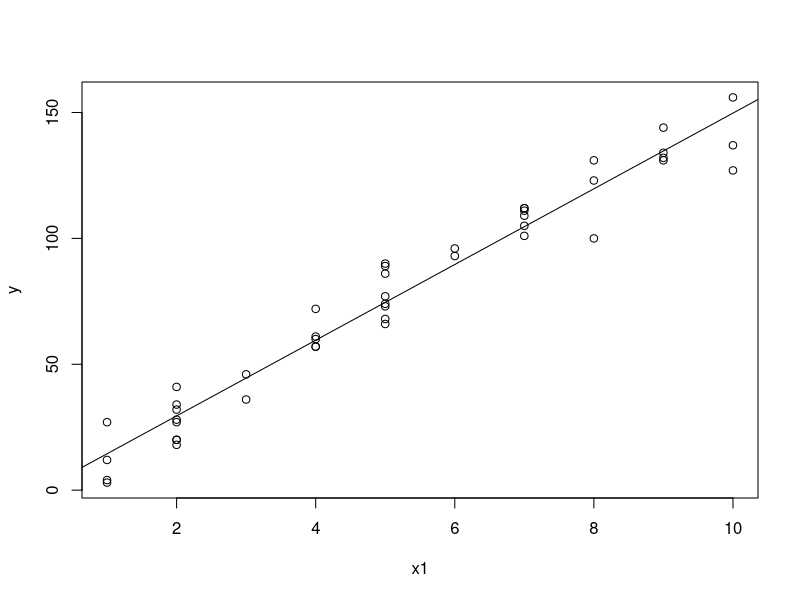
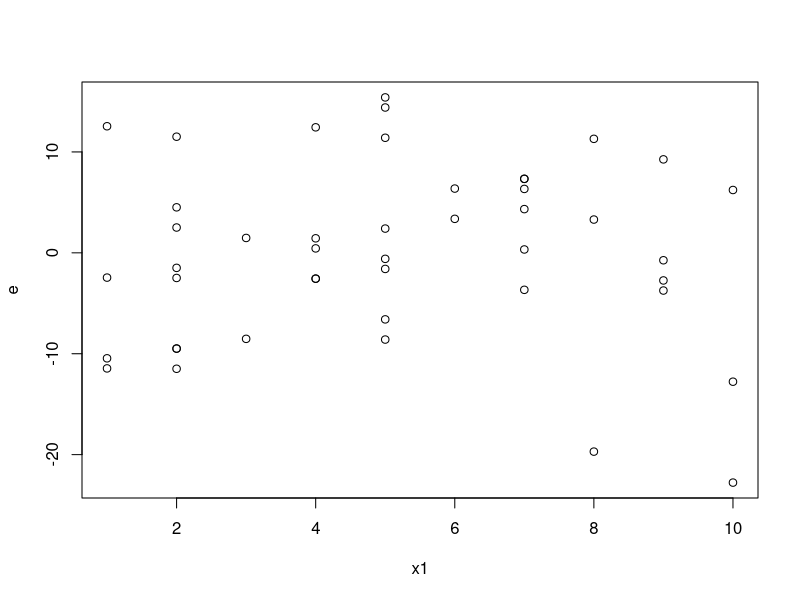
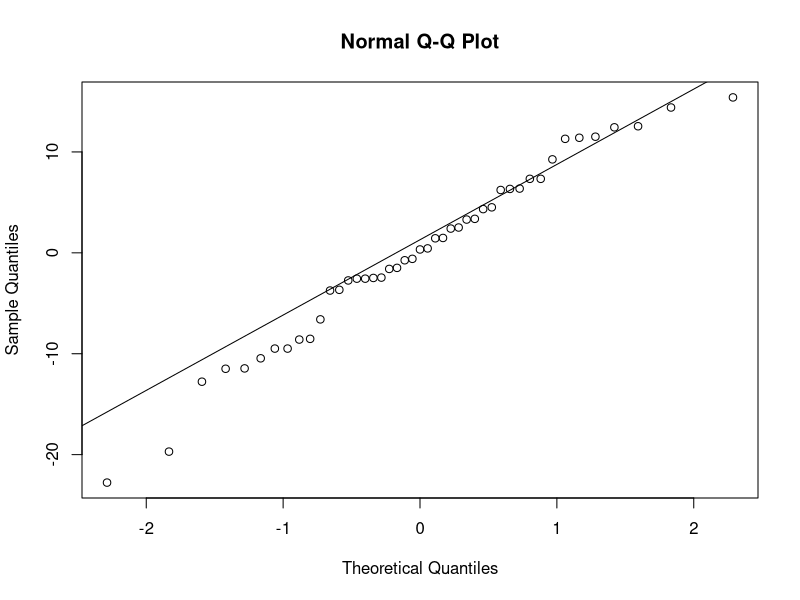

These charts were generated, in order, by the following R code:
library(lmtest)

copier <- read.csv("copier.csv")

y <- copier$min
x1 <- copier$copiers
x2 <- copier$age
x3 <- copier$exp

anova(lm(y~x1))
anova(lm(y~x2))
anova(lm(y~x3))

## x1: minutes
reg1 <- lm(y~x1)

png("2-scatter-1.png")
plot(x1, y)
abline(reg1)
dev.off()



e <- residuals(reg1)
png("2-resid-1.png")
plot(x1, e)
dev.off()
png("2-qq-1.png")
qqnorm(e)
qqline(e)
dev.off()

anova(reg1)

## x2: age of the copiers
lm(y~x2)
anv <- anova(lm(y~x2))


